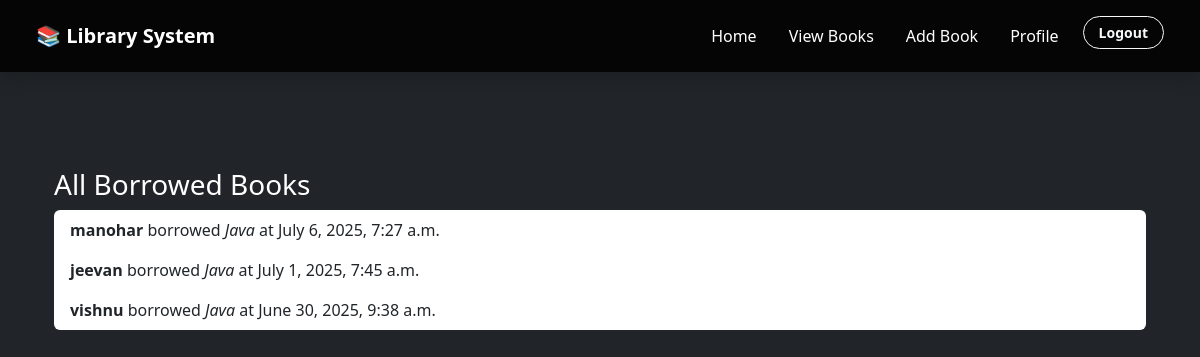
Screenshot of /admin-borrows/ (signed in) with the database file from the repository.
### LibraryApp/models.py (models this page shows, shortened)
class Borrow(models.Model):
    user = models.ForeignKey(User, on_delete=models.CASCADE)
    book = models.ForeignKey(Book, on_delete=models.CASCADE)
    borrowed_at = models.DateTimeField(default=timezone.now)

class Book(models.Model):
    title = models.CharField(max_length=255)
    category = models.CharField(max_length=100)  # NEW
    author = models.CharField(max_length=255)
    copies = models.PositiveIntegerField(default=1)  # NEW
    description = models.TextField(blank=True, null=True)
    created_at = models.DateTimeField(auto_now_add=True)
    added_by = models.ForeignKey(User, on_delete=models.CASCADE)

### LibraryApp/views.py (the view)
# urls.py: path('admin-borrows/', views.borrowed_books_admin, name='admin_borrowed_books'),
@login_required
def borrowed_books_admin(request):
    if not hasattr(request.user, 'profile') or request.user.profile.user_type != 'admin':
        return HttpResponseForbidden("Only admin can view borrow records.")
    borrows = Borrow.objects.select_related('user', 'book').order_by('-borrowed_at')
    return render(request, 'admin_borrowed_books.html', {'borrows': borrows})

### LibraryApp/templates/admin_borrowed_books.html
{% extends 'base.html' %}
{% block content %}
<div class="container mt-5">
    <h3>All Borrowed Books</h3>
    <ul class="list-group">
        {% for borrow in borrows %}
        <li class="list-group-item">
            <strong>{{ borrow.user.username }}</strong> borrowed <em>{{ borrow.book.title }}</em> at {{ borrow.borrowed_at }}
        </li>
        {% empty %}
        <li class="list-group-item">No books borrowed yet.</li>
        {% endfor %}
    </ul>
</div>
{% endblock %}

### LibraryApp/static/css/custom.css (style rules this page uses)
::placeholder { color: rgba(255, 255, 255, 0.6); font-style: italic; }
.list-group-item { border: none; font-size: 1rem; }

### rows the page displays
Borrow: user.username "manohar", book "Java", borrowed_at "July 6, 2025, 7:27 a.m."
Borrow: user.username "jeevan", book "Java", borrowed_at "July 1, 2025, 7:45 a.m."
Borrow: user.username "vishnu", book "Java", borrowed_at "June 30, 2025, 9:38 a.m."
